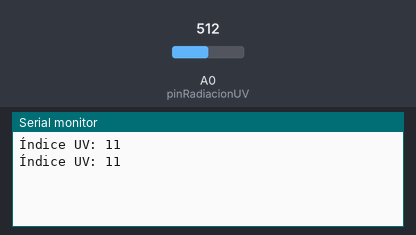
This sketch was run on a simulated Arduino Uno, built with avr-gcc and run on an emulated ATmega328P. Shown: the last lines printed to the serial monitor. The test bench sets the inputs (shaded band); at power-on: A0 (pinRadiacionUV) = 512.

Above: at 1.8 s.
1.9 s: A0 (pinRadiacionUV) set to 716
At 2.8 s:
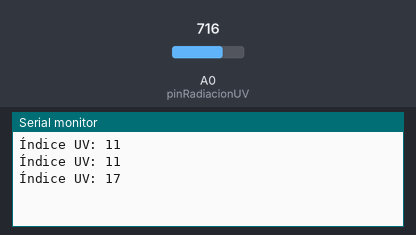
3.4 s: A0 (pinRadiacionUV) set to 900
At 4.4 s:
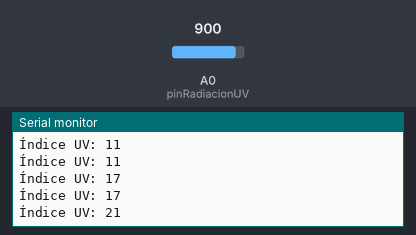
Timing chart, 0 to 6.4 s (numbered marks = the images above; inputs shaded):
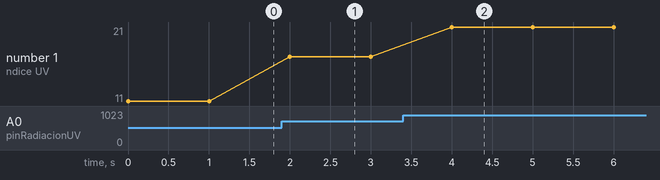

The sketch:

sensorUV.ino
```cpp
int pinRadiacionUV = A0;  //pin para el sensor UV
byte indiceUV = 0;

void setup()
{
  Serial.begin(9600);   //iniciamos comunicación
}

void loop()
{
  indiceUV = map(analogRead(pinRadiacionUV),50,480,0,11);
  Serial.print("Índice UV: ");
  Serial.println(indiceUV);

  delay(1000);
}
```

Measured:
- after the input at 1.9 s, the serial monitor: prints a new line after 0.10 s (image 1)
- after the input at 3.4 s, the serial monitor: prints a new line after 0.60 s (image 2)
- plotted number 1: 11 → 17 after the input at 1.9 s, 17 → 21 after the input at 3.4 s
